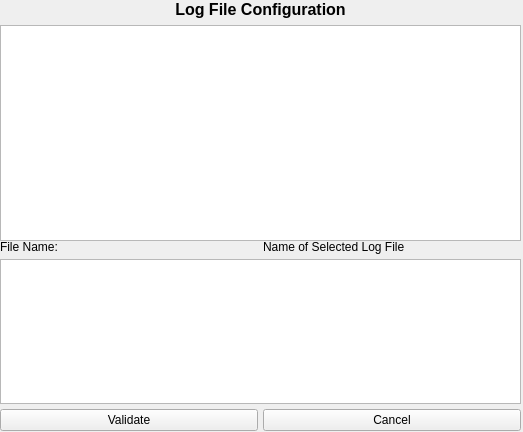
<?xml version="1.0" encoding="UTF-8"?>
<ui version="4.0">
 <class>Form</class>
 <widget class="QWidget" name="Form">
  <property name="geometry">
   <rect>
    <x>0</x>
    <y>0</y>
    <width>523</width>
    <height>432</height>
   </rect>
  </property>
  <property name="windowTitle">
   <string>Form</string>
  </property>
  <widget class="QWidget" name="verticalLayoutWidget">
   <property name="geometry">
    <rect>
     <x>0</x>
     <y>0</y>
     <width>521</width>
     <height>241</height>
    </rect>
   </property>
   <layout class="QVBoxLayout" name="verticalLayout">
    <item>
     <widget class="QLabel" name="label">
      <property name="font">
       <font>
        <pointsize>12</pointsize>
        <weight>75</weight>
        <bold>true</bold>
       </font>
      </property>
      <property name="text">
       <string>Log File Configuration</string>
      </property>
      <property name="alignment">
       <set>Qt::AlignHCenter|Qt::AlignTop</set>
      </property>
     </widget>
    </item>
    <item>
     <widget class="QTableWidget" name="tableWidget"/>
    </item>
   </layout>
  </widget>
  <widget class="QWidget" name="gridLayoutWidget">
   <property name="geometry">
    <rect>
     <x>0</x>
     <y>240</y>
     <width>521</width>
     <height>191</height>
    </rect>
   </property>
   <layout class="QGridLayout" name="gridLayout">
    <property name="spacing">
     <number>5</number>
    </property>
    <item row="4" column="1">
     <widget class="QPushButton" name="pushButton_2">
      <property name="text">
       <string>Cancel</string>
      </property>
     </widget>
    </item>
    <item row="4" column="0">
     <widget class="QPushButton" name="pushButton">
      <property name="text">
       <string>Validate</string>
      </property>
     </widget>
    </item>
    <item row="3" column="0" colspan="2">
     <widget class="QTableWidget" name="tableWidget_2"/>
    </item>
    <item row="1" column="0">
     <widget class="QLabel" name="label_2">
      <property name="text">
       <string>File Name: </string>
      </property>
     </widget>
    </item>
    <item row="1" column="1">
     <widget class="QLabel" name="label_3">
      <property name="text">
       <string>Name of Selected Log File</string>
      </property>
     </widget>
    </item>
   </layout>
  </widget>
 </widget>
 <resources/>
 <connections/>
</ui>
